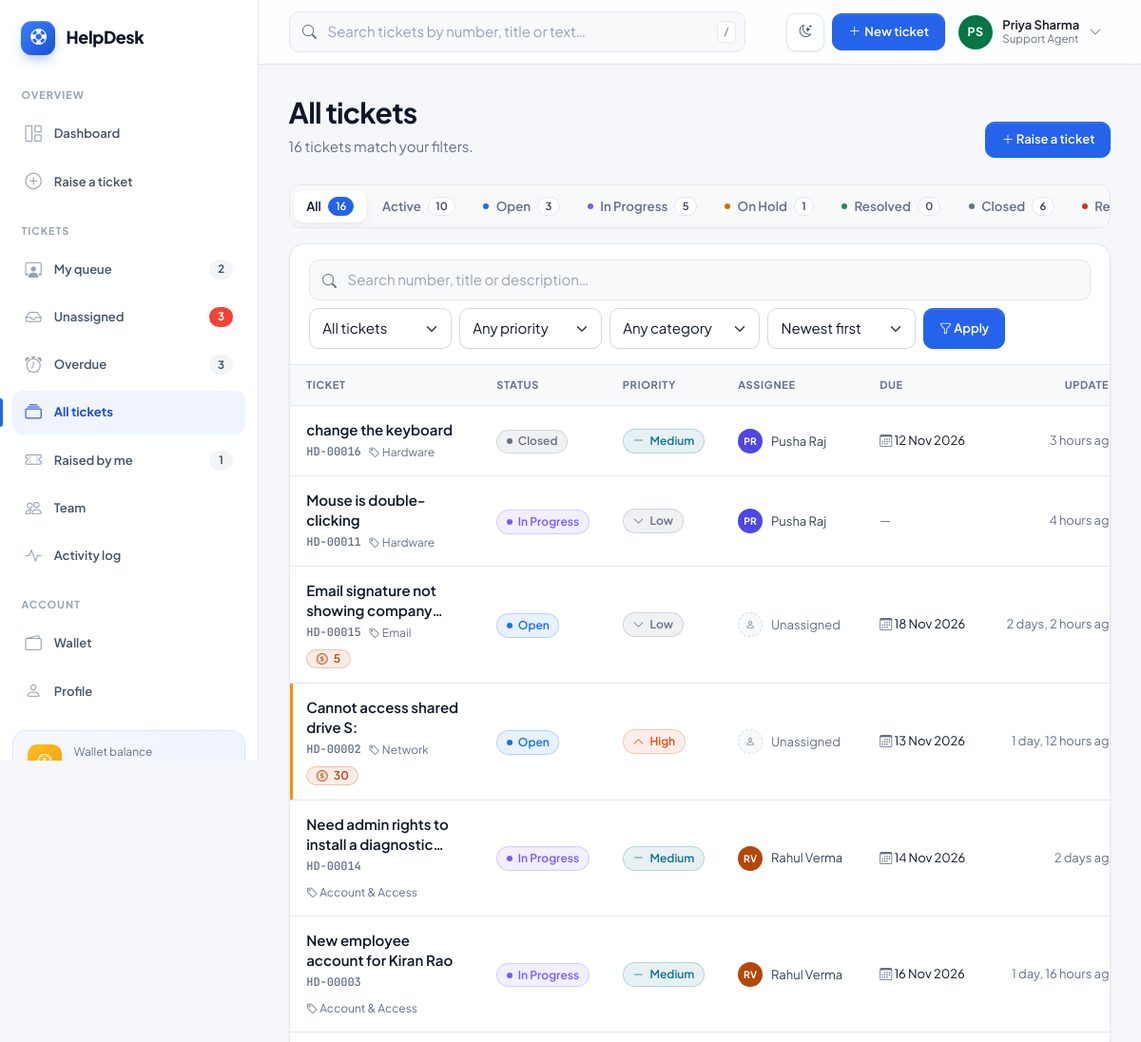
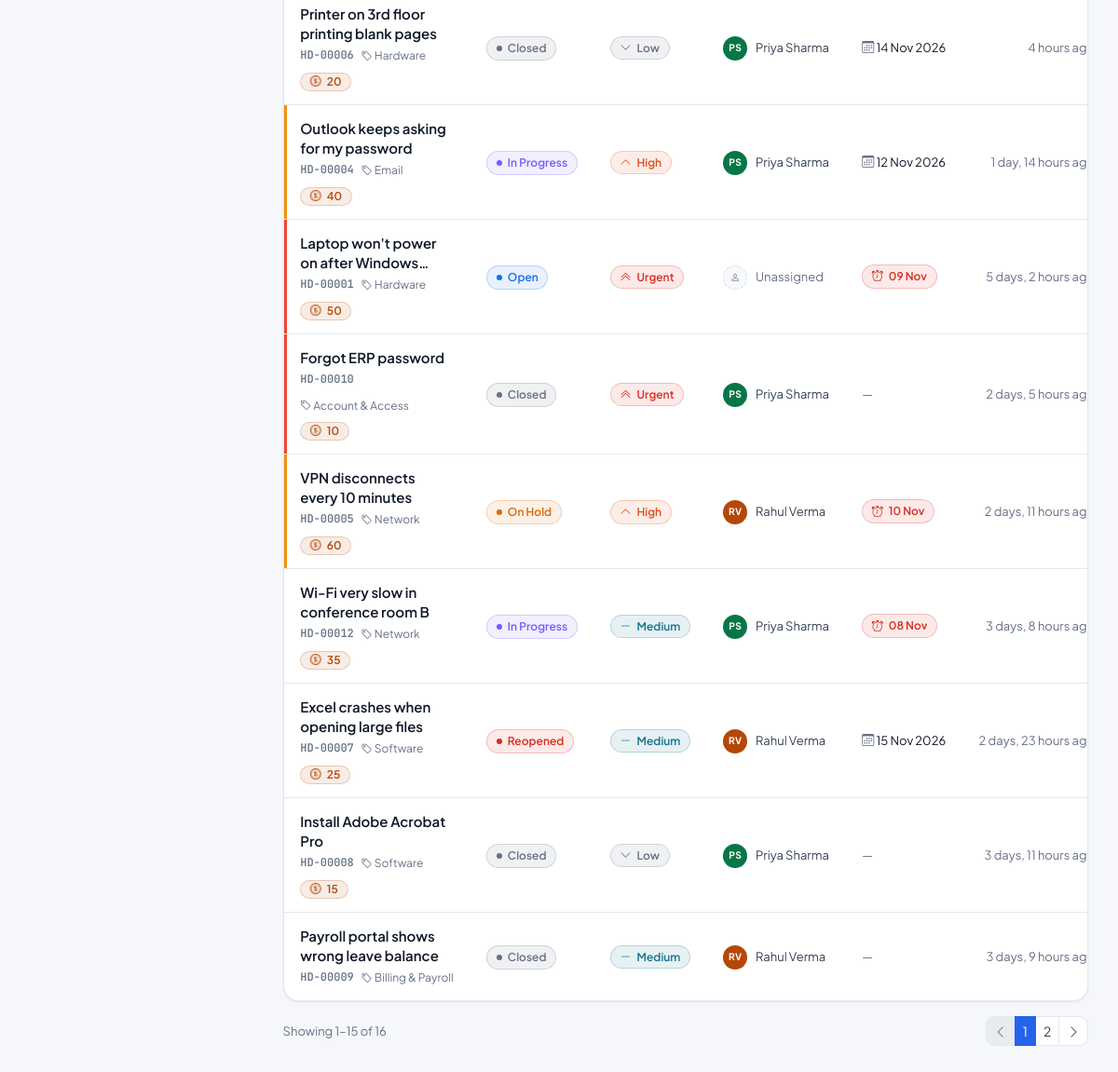
The page /tickets/ (signed in) on the database its author committed (2 pictures, top to bottom).
### myapp/models.py (models this page shows, shortened)
class UserProfile(models.Model):
    ROLE_CUSTOMER = 'customer'
    ROLE_AGENT = 'agent'
    ROLE_ADMIN = 'admin'
    ROLE_CHOICES = [
        (ROLE_CUSTOMER, 'Customer'),
        (ROLE_AGENT, 'Support Agent'),
        (ROLE_ADMIN, 'Administrator'),
    ]
    user = models.OneToOneField(User, on_delete=models.CASCADE, related_name='profile')
    role = models.CharField(max_length=20, choices=ROLE_CHOICES, default=ROLE_CUSTOMER)
    phone = models.CharField(max_length=20, blank=True)
    department = models.CharField(max_length=100, blank=True)
    address = models.CharField(max_length=200, blank=True)
    city = models.CharField(max_length=100, blank=True)
    state = models.CharField(max_length=100, blank=True)
    @property
    def is_staff_member(self):
        return self.role in (self.ROLE_AGENT, self.ROLE_ADMIN) or self.user.is_superuser

class Ticket(models.Model):
    STATUS_OPEN = 'open'
    STATUS_IN_PROGRESS = 'in_progress'
    STATUS_ON_HOLD = 'on_hold'
    STATUS_RESOLVED = 'resolved'
    STATUS_CLOSED = 'closed'
    STATUS_REOPENED = 'reopened'
    STATUS_CHOICES = [
        (STATUS_OPEN, 'Open'),
        (STATUS_IN_PROGRESS, 'In Progress'),
        (STATUS_ON_HOLD, 'On Hold'),
        (STATUS_RESOLVED, 'Resolved'),
        (STATUS_CLOSED, 'Closed'),
        (STATUS_REOPENED, 'Reopened'),
    ]
    ACTIVE_STATUSES = (STATUS_OPEN, STATUS_IN_PROGRESS, STATUS_ON_HOLD, STATUS_REOPENED)
    PRIORITY_LOW = 'low'
    PRIORITY_MEDIUM = 'medium'
    PRIORITY_HIGH = 'high'
    PRIORITY_URGENT = 'urgent'
    PRIORITY_CHOICES = [
        (PRIORITY_LOW, 'Low'),
        (PRIORITY_MEDIUM, 'Medium'),
        (PRIORITY_HIGH, 'High'),
        (PRIORITY_URGENT, 'Urgent'),
    ]
    STATUS_BADGES = {
        STATUS_OPEN: 'primary',
        STATUS_IN_PROGRESS: 'info',
        STATUS_ON_HOLD: 'warning',
        STATUS_RESOLVED: 'success',
        STATUS_CLOSED: 'secondary',
        STATUS_REOPENED: 'danger',
    }
    PRIORITY_BADGES = {
        PRIORITY_LOW: 'secondary',
        PRIORITY_MEDIUM: 'info',
        PRIORITY_HIGH: 'warning',
        PRIORITY_URGENT: 'danger',
    }
    title = models.CharField(max_length=150)
    description = models.TextField()
    category = models.ForeignKey(Category, on_delete=models.SET_NULL, null=True, blank=True, related_name='tickets')
    priority = models.CharField(max_length=10, choices=PRIORITY_CHOICES, default=PRIORITY_MEDIUM)
    status = models.CharField(max_length=20, choices=STATUS_CHOICES, default=STATUS_OPEN)
    created_by = models.ForeignKey(User, on_delete=models.CASCADE, related_name='tickets_created')
    assigned_to = models.ForeignKey(
        User, on_delete=models.SET_NULL, null=True, blank=True, related_name='tickets_assigned'
    )
    due_date = models.DateField(null=True, blank=True)
    reward = models.PositiveIntegerField(
        default=0, help_text='Coins paid to the agent when the requester closes the ticket.'
    )
    attachment = models.FileField(upload_to='ticket_attachments/', blank=True, validators=[validate_attachment])
    resolution = models.TextField(blank=True)
    rating = models.PositiveSmallIntegerField(
        null=True, blank=True, validators=[MinValueValidator(1), MaxValueValidator(5)]
    )
    feedback = models.TextField(blank=True)
    created_at = models.DateTimeField(auto_now_add=True)
    updated_at = models.DateTimeField(auto_now=True)
    resolved_at = models.DateTimeField(null=True, blank=True)
    closed_at = models.DateTimeField(null=True, blank=True)
    class Meta:
        ordering = ['-created_at']
    @property
    def number(self):
        return f'HD-{self.pk:05d}' if self.pk else 'HD-NEW'
    @property
    def is_active(self):
        return self.status in self.ACTIVE_STATUSES
    @property
    def is_overdue(self):
        return bool(self.due_date and self.is_active and self.due_date < timezone.localdate())

class Category(models.Model):
    name = models.CharField(max_length=100, unique=True)
    description = models.CharField(max_length=255, blank=True)
    class Meta:
        ordering = ['name']
        verbose_name_plural = 'categories'
    def __str__(self):
        return self.name

### myapp/views.py (the view, shortened to what this page needs)
# urls.py: path('tickets/', views.ticket_list, name='ticket_list'),
@login_required
def ticket_list(request):
    user = request.user
    staff = is_staff_member(user)
    form = TicketFilterForm(request.GET or None, staff=staff)
    tickets = visible_tickets(user)
    status = sort = ''
    assignee = None
    if staff and request.GET.get('assignee', '').isdigit():
        assignee = staff_users().filter(pk=int(request.GET['assignee'])).first()
        if assignee:
            tickets = tickets.filter(assigned_to=assignee)
    counts = dict(tickets.values_list('status').annotate(n=Count('id')))
    base_query = request.GET.copy()
    for key in ('status', 'page'):
        base_query.pop(key, None)
    tabs = [
        {'key': '', 'label': 'All', 'count': sum(counts.values())},
        {'key': 'active', 'label': 'Active', 'count': sum(counts.get(s, 0) for s in Ticket.ACTIVE_STATUSES)},
    ] + [{'key': k, 'label': label, 'count': counts.get(k, 0)} for k, label in Ticket.STATUS_CHOICES]
    if status == 'active':
        tickets = tickets.filter(status__in=Ticket.ACTIVE_STATUSES)
    elif status:
        tickets = tickets.filter(status=status)
    tickets = tickets.order_by(*SORTS.get(sort, SORTS['newest']))
    page = Paginator(tickets, 15).get_page(request.GET.get('page'))
    query = request.GET.copy()
    query.pop('page', None)
    has_filters = any(request.GET.get(k) for k in ('q', 'priority', 'category', 'scope', 'sort', 'assignee'))
    return render(request, 'tickets/list.html', {
        'form': form, 'page': page, 'query': query.urlencode(), 'tabs': tabs,
        'current_status': status, 'base_qs': base_query.urlencode(), 'has_filters': has_filters, 'assignee': assignee,
    })

### myapp/context_processors.py (called while the page is built)
def asset_version():
    try:
        return str(int(max((STATIC_DIR / name).stat().st_mtime for name in ('app.css', 'app.js'))))
    except OSError:
        return '1'

### myapp/forms.py (called while the page is built)
    def full_clean(self):
        super().full_clean()
        for name in self.errors:
            if name in self.fields:
                widget = self.fields[name].widget
                widget.attrs['class'] = f"{widget.attrs.get('class', '')} is-invalid".strip()

### myapp/permissions.py (called while the page is built)
def get_profile(user):
    try:
        return user.profile
    except UserProfile.DoesNotExist:
        role = UserProfile.ROLE_ADMIN if user.is_superuser else UserProfile.ROLE_CUSTOMER
        profile, _ = UserProfile.objects.get_or_create(user=user, defaults={'role': role})
        return profile

def get_wallet(user):
    wallet, _ = Account.objects.get_or_create(user=user)
    return wallet

def is_admin(user):
    return user.is_authenticated and (user.is_superuser or get_profile(user).role == UserProfile.ROLE_ADMIN)

def is_staff_member(user):
    return user.is_authenticated and (user.is_superuser or get_profile(user).is_staff_member)

### myapp/templatetags/helpdesk.py (called while the page is built)
@register.filter
def display_name(user):
    if not user:
        return 'System'
    return user.get_full_name() or user.username

@register.filter
def initials(user):
    if not user:
        return '?'
    parts = [p for p in (user.first_name, user.last_name) if p]
    if parts:
        return ''.join(p[0] for p in parts[:2]).upper()
    return user.username[:2].upper()

@register.simple_tag
def avatar(user, size='md'):
    if not user:
        return format_html('<span class="avatar avatar-{} avatar-empty" title="Unassigned"><i class="bi bi-person"></i></span>', size)
    color = AVATAR_COLORS[sum(map(ord, user.username)) % len(AVATAR_COLORS)]
    return format_html(
        '<span class="avatar avatar-{}" style="--avatar-bg:{}" title="{}">{}</span>',
        size, color, display_name(user), initials(user),
    )

@register.inclusion_tag('partials/status_chip.html')
def status_chip(ticket):
    return {'key': ticket.status, 'label': ticket.get_status_display()}

@register.inclusion_tag('partials/priority_chip.html')
def priority_chip(ticket):
    return {'key': ticket.priority, 'label': ticket.get_priority_display()}

@register.simple_tag
def priority_icon(key):
    icons = {'low': 'bi-chevron-down', 'medium': 'bi-dash-lg', 'high': 'bi-chevron-up', 'urgent': 'bi-chevron-double-up'}
    return icons.get(key, 'bi-dash')

### myapp/templates/tickets/list.html (shortened to what this page needs)
{% extends 'base.html' %}
{% block content %}
{% with scope=request.GET.scope %}
<div class="page-header">
  <div>
    <h1>
      {% if assignee %}{{ assignee.get_full_name|default:assignee.username }}'s tickets{% elif scope == 'assigned' %}My queue{% elif scope == 'unassigned' %}Unassigned tickets{% elif scope == 'overdue' %}Overdue tickets{% elif scope == 'mine' or not is_staff_member %}Tickets raised by me{% else %}All tickets{% endif %}
    </h1>
    <p class="subtitle">
      {% if scope == 'unassigned' %}Tickets waiting for an agent. Open one and click <em>Take this ticket</em>.
      {% elif scope == 'overdue' %}Active tickets that are past their due date.
      {% elif scope == 'assigned' %}Tickets currently assigned to you.
      {% else %}{{ page.paginator.count }} ticket{{ page.paginator.count|pluralize }} match{{ page.paginator.count|pluralize:"es," }} your filters.{% endif %}
    </p>
  </div>
  <a href="{% url 'ticket_create' %}" class="btn btn-primary"><i class="bi bi-plus-lg"></i> Raise a ticket</a>
</div>
<div class="status-tabs mb-3">
  {% for tab in tabs %}
    <a href="?{% if base_qs %}{{ base_qs }}&{% endif %}status={{ tab.key }}" class="{% if tab.key == current_status %}active{% endif %}">
      {% if tab.key and tab.key != 'active' %}<span class="chip-dot chip-status-{{ tab.key }}" style="color: var(--c)"></span>{% endif %}
      {{ tab.label }} <span class="count">{{ tab.count }}</span>
    </a>
  {% endfor %}
</div>
<div class="card">
  <form method="get" class="card-header flex-wrap gap-2">
    <div class="topbar-search flex-grow-1" style="min-width: 220px; max-width: none">
      <input type="search" name="q" value="{{ form.q.value|default:'' }}" class="form-control" placeholder="Search number, title or description…">
    </div>
    <div class="d-flex flex-wrap gap-2 filter-controls">
      {{ form.scope }}
      {{ form.priority }}
      {{ form.category }}
      {{ form.sort }}
      <button class="btn btn-primary" type="submit"><i class="bi bi-funnel"></i> Apply</button>
    </div>
  </form>
  {% include 'partials/ticket_table.html' with tickets=page.object_list empty_icon='bi-search' empty_title='No tickets found' empty_text='Try changing the filters or search terms.' %}
</div>
{% include 'partials/pagination.html' %}
{% endwith %}
{% endblock %}

### myapp/templates/partials/topbar.html (shortened to what this page needs)
{% load helpdesk %}
<header class="topbar">
  <form class="topbar-search d-none d-sm-block" action="{% url 'ticket_list' %}" method="get" role="search">
    <input id="global-search" class="form-control" type="search" name="q" value="{{ request.GET.q }}" placeholder="Search tickets by number, title or text…" aria-label="Search tickets">
    <kbd class="d-none d-md-inline">/</kbd>
  </form>
  <div class="ms-auto d-flex align-items-center gap-2">
    <button class="btn btn-light-subtle btn-icon" type="button" data-theme-toggle aria-label="Toggle dark mode" title="Toggle dark mode">
      <i class="bi bi-moon-stars theme-icon-light"></i>
    </button>
    <a href="{% url 'ticket_create' %}" class="btn btn-primary d-none d-md-inline-flex align-items-center gap-1"><i class="bi bi-plus-lg"></i> New ticket</a>
    <div class="dropdown">
      <a class="user-menu-toggle" href="#" role="button" data-bs-toggle="dropdown" aria-expanded="false">
        {% avatar user %}
        <span class="d-none d-md-block lh-sm text-start">
          <span class="d-block fw-semibold small">{{ user|display_name }}</span>
          <span class="d-block text-muted" style="font-size:.72rem">{{ current_profile.get_role_display }}</span>
        </span>
        <i class="bi bi-chevron-down small text-muted d-none d-md-inline"></i>
      </a>
    </div>
  </div>
</header>

### myapp/templates/partials/ticket_table.html (shortened to what this page needs)
{% load helpdesk humanize %}
{% if tickets %}
  {% if not compact %}
  <div class="table-responsive d-none d-xl-block">
    <table class="table table-hover table-tickets align-middle">
      <thead>
        <tr>
          <th>Ticket</th>
          <th>Status</th>
          <th>Priority</th>
          <th>Assignee</th>
          <th>Due</th>
          <th class="text-end">Updated</th>
        </tr>
      </thead>
      <tbody>
        {% for t in tickets %}
          <tr data-href="{% url 'ticket_detail' t.pk %}" class="prio-{{ t.priority }}">
            <td class="ticket-cell">
              <a class="ticket-title" href="{% url 'ticket_detail' t.pk %}">{{ t.title }}</a>
              <div class="ticket-meta d-flex flex-wrap align-items-center gap-2 mt-1">
                <span class="ticket-num">{{ t.number }}</span>
                {% if t.category %}<span><i class="bi bi-tag"></i> {{ t.category }}</span>{% endif %}
                {% if t.reward %}<span class="chip chip-coin py-0"><i class="bi bi-coin"></i>{{ t.reward }}</span>{% endif %}
              </div>
            </td>
            <td>{% status_chip t %}</td>
            <td>{% priority_chip t %}</td>
            <td>
              {% if t.assigned_to %}
                <span class="person">{% avatar t.assigned_to 'sm' %}<span class="person-name small">{{ t.assigned_to|display_name }}</span></span>
              {% else %}
                <span class="person">{% avatar None 'sm' %}<span class="small text-muted">Unassigned</span></span>
              {% endif %}
            </td>
            <td class="small text-nowrap">
              {% if t.due_date %}
                {% if t.is_overdue %}<span class="chip chip-overdue"><i class="bi bi-alarm"></i>{{ t.due_date|date:"d M" }}</span>
                {% else %}<i class="bi bi-calendar3 text-muted"></i> {{ t.due_date|date:"d M Y" }}{% endif %}
              {% else %}<span class="text-muted">—</span>{% endif %}
            </td>
            <td class="text-end small text-muted text-nowrap" title="{{ t.updated_at }}">{{ t.updated_at|naturaltime }}</td>
          </tr>
        {% endfor %}
      </tbody>
    </table>
  </div>
  {% endif %}
{% else %}
  <div class="empty-state">
    <div class="icon"><i class="bi {{ empty_icon|default:'bi-inbox' }}"></i></div>
    <h3>{{ empty_title|default:"No tickets here" }}</h3>
    <p class="small mb-0">{{ empty_text|default:"Nothing matches right now." }}</p>
  </div>
{% endif %}

### myapp/templates/partials/status_chip.html
<span class="chip chip-status-{{ key }}"><span class="chip-dot"></span>{{ label }}</span>

### myapp/templates/partials/priority_chip.html
{% load helpdesk %}<span class="chip chip-prio-{{ key }}"><i class="bi {% priority_icon key %}"></i>{{ label }}</span>

### myapp/templates/tickets/list.html (style rules this page uses)
.status-tabs .chip-dot { display: inline-block; }

### rows shown on the page
UserProfile: role "Support Agent"
Ticket: title "change the keyboard", number "HD-00016", category "Hardware", status "Closed", priority "Medium", assigned_to.last_name "PR", assigned_to|display_name "Pusha Raj", due_date "12 Nov 2026", updated_at "3 hours…"
Ticket: title "Mouse is double-clicking", number "HD-00011", category "Hardware", label "In Progress", priority "Low", assigned_to.last_name "PR", assigned_to|display_name "Pusha Raj", updated_at "4 hours…"
Ticket: title "Email signature not showing…", number "HD-00015", category "Email", reward "5", status "Open", priority "Low", due_date "18 Nov 2026", updated_at "2 days, 2 hours…"
Ticket: title "Cannot access shared drive S:", number "HD-00002", category "Network", reward "30", status "Open", priority "High", due_date "13 Nov 2026", updated_at "1 day, 12 hours…"
Ticket: title "Need admin rights to install a…", number "HD-00014", category "Account & Access", label "In Progress", priority "Medium", assigned_to.last_name "RV", assigned_to|display_name "Rahul Verma", due_date "14 Nov 2026", updated_at "2 days…"
Ticket: title "New employee account for Kiran Rao", number "HD-00003", category "Account & Access", label "In Progress", priority "Medium", assigned_to.last_name "RV", assigned_to|display_name "Rahul Verma", due_date "16 Nov 2026", updated_at "1 day, 16 hours…"
Ticket: title "Printer on 3rd floor printing blank pages", number "HD-00006", category "Hardware", reward "20", status "Closed", priority "Low", assigned_to.last_name "PS", assigned_to|display_name "Priya Sharma", due_date "14 Nov 2026", updated_at "4 hours…"
Ticket: title "Outlook keeps asking for my password", number "HD-00004", category "Email", reward "40", label "In Progress", priority "High", assigned_to.last_name "PS", assigned_to|display_name "Priya Sharma", due_date "12 Nov 2026", updated_at "1 day, 14 hours…"
Ticket: title "Laptop won't power on after…", number "HD-00001", category "Hardware", reward "50", status "Open", priority "Urgent", due_date "09 Nov", updated_at "5 days, 2 hours…"
Ticket: title "Forgot ERP password", number "HD-00010", category "Account & Access", reward "10", status "Closed", priority "Urgent", assigned_to.last_name "PS", assigned_to|display_name "Priya Sharma", updated_at "2 days, 5 hours…"
Ticket: title "VPN disconnects every 10 minutes", number "HD-00005", category "Network", reward "60", label "On Hold", priority "High", assigned_to.last_name "RV", assigned_to|display_name "Rahul Verma", due_date "10 Nov", updated_at "2 days, 11 hours…"
Ticket: title "Wi-Fi very slow in conference room B", number "HD-00012", category "Network", reward "35", label "In Progress", priority "Medium", assigned_to.last_name "PS", assigned_to|display_name "Priya Sharma", due_date "08 Nov", updated_at "3 days, 8 hours…"
Ticket: title "Excel crashes when opening large files", number "HD-00007", category "Software", reward "25", status "Reopened", priority "Medium", assigned_to.last_name "RV", assigned_to|display_name "Rahul Verma", due_date "15 Nov 2026", updated_at "2 days, 23 hours…"
Ticket: title "Install Adobe Acrobat Pro", number "HD-00008", category "Software", reward "15", status "Closed", priority "Low", assigned_to.last_name "PS", assigned_to|display_name "Priya Sharma", updated_at "3 days, 11 hours…"
Ticket: title "Payroll portal shows wrong leave balance", number "HD-00009", category "Billing & Payroll", status "Closed", priority "Medium", assigned_to.last_name "RV", assigned_to|display_name "Rahul Verma", updated_at "3 days, 9 hours…"

### other values the page prints
{{ nav_counts.queue }} "2"
{{ nav_counts.unassigned }} "3"
{{ nav_counts.overdue }} "3"
{{ nav_counts.my_active }} "1"
{{ user|display_name }} "Priya Sharma"
{{ page.paginator.count }} "16"
{{ tab.label }} "All" "Active" "Open" "In Progress" "On Hold" "Resolved" "Closed"
{{ tab.count }} "16" "10" "3" "5" "1" "0" "6"
{{ page.start_index }} "1"
{{ page.end_index }} "15"
{{ n }} "1"
{{ n }} "2"
